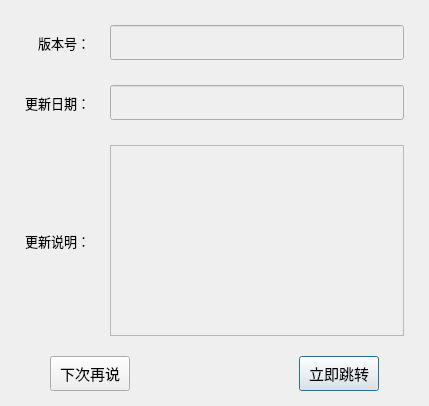
<?xml version="1.0" encoding="UTF-8"?>
<ui version="4.0">
 <class>DialogVersionUpdate</class>
 <widget class="QDialog" name="DialogVersionUpdate">
  <property name="geometry">
   <rect>
    <x>0</x>
    <y>0</y>
    <width>429</width>
    <height>406</height>
   </rect>
  </property>
  <property name="windowTitle">
   <string>发现新版本</string>
  </property>
  <layout class="QGridLayout" name="gridLayout_2">
   <property name="leftMargin">
    <number>25</number>
   </property>
   <property name="topMargin">
    <number>25</number>
   </property>
   <property name="rightMargin">
    <number>25</number>
   </property>
   <property name="bottomMargin">
    <number>15</number>
   </property>
   <property name="horizontalSpacing">
    <number>25</number>
   </property>
   <property name="verticalSpacing">
    <number>20</number>
   </property>
   <item row="0" column="0">
    <layout class="QGridLayout" name="gridLayout">
     <property name="horizontalSpacing">
      <number>20</number>
     </property>
     <property name="verticalSpacing">
      <number>25</number>
     </property>
     <item row="0" column="0">
      <widget class="QLabel" name="label">
       <property name="font">
        <font>
         <pointsize>10</pointsize>
        </font>
       </property>
       <property name="layoutDirection">
        <enum>Qt::RightToLeft</enum>
       </property>
       <property name="text">
        <string>版本号：</string>
       </property>
       <property name="alignment">
        <set>Qt::AlignRight|Qt::AlignTrailing|Qt::AlignVCenter</set>
       </property>
      </widget>
     </item>
     <item row="0" column="1">
      <widget class="QLineEdit" name="lineEdit_version">
       <property name="enabled">
        <bool>false</bool>
       </property>
       <property name="minimumSize">
        <size>
         <width>0</width>
         <height>35</height>
        </size>
       </property>
      </widget>
     </item>
     <item row="1" column="0">
      <widget class="QLabel" name="label_2">
       <property name="font">
        <font>
         <pointsize>10</pointsize>
        </font>
       </property>
       <property name="text">
        <string>更新日期：</string>
       </property>
      </widget>
     </item>
     <item row="1" column="1">
      <widget class="QLineEdit" name="lineEdit_date">
       <property name="enabled">
        <bool>false</bool>
       </property>
       <property name="minimumSize">
        <size>
         <width>0</width>
         <height>35</height>
        </size>
       </property>
      </widget>
     </item>
     <item row="2" column="0">
      <widget class="QLabel" name="label_3">
       <property name="font">
        <font>
         <pointsize>10</pointsize>
        </font>
       </property>
       <property name="text">
        <string>更新说明：</string>
       </property>
      </widget>
     </item>
     <item row="2" column="1">
      <widget class="QTextEdit" name="textEdit_des">
       <property name="enabled">
        <bool>false</bool>
       </property>
      </widget>
     </item>
    </layout>
   </item>
   <item row="1" column="0">
    <layout class="QHBoxLayout" name="horizontalLayout">
     <property name="spacing">
      <number>6</number>
     </property>
     <property name="leftMargin">
      <number>25</number>
     </property>
     <property name="rightMargin">
      <number>25</number>
     </property>
     <item>
      <widget class="QPushButton" name="pushButton_2">
       <property name="minimumSize">
        <size>
         <width>0</width>
         <height>35</height>
        </size>
       </property>
       <property name="font">
        <font>
         <pointsize>11</pointsize>
        </font>
       </property>
       <property name="text">
        <string>下次再说</string>
       </property>
       <property name="autoDefault">
        <bool>false</bool>
       </property>
      </widget>
     </item>
     <item>
      <spacer name="horizontalSpacer">
       <property name="orientation">
        <enum>Qt::Horizontal</enum>
       </property>
       <property name="sizeHint" stdset="0">
        <size>
         <width>40</width>
         <height>20</height>
        </size>
       </property>
      </spacer>
     </item>
     <item>
      <widget class="QPushButton" name="pushButton">
       <property name="minimumSize">
        <size>
         <width>0</width>
         <height>35</height>
        </size>
       </property>
       <property name="font">
        <font>
         <pointsize>11</pointsize>
        </font>
       </property>
       <property name="text">
        <string>立即跳转</string>
       </property>
      </widget>
     </item>
    </layout>
   </item>
  </layout>
 </widget>
 <resources/>
 <connections/>
</ui>
